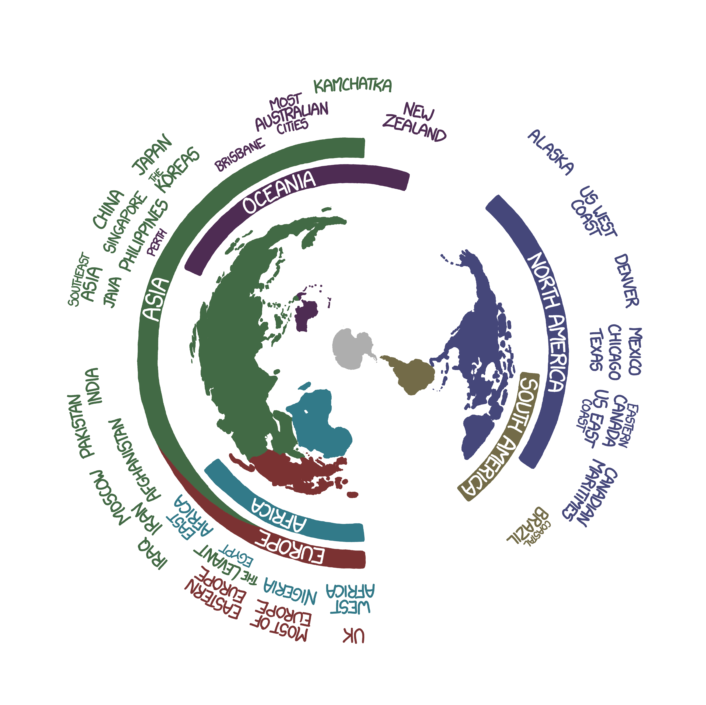
#> input picture resources/insidea.png, 706 x 705 px
$ python __main__.py
#> lines starting #> are read from the running program, lines starting #| are printed output that depends on the picture
### xkcd/settings.py
# -*- encoding: utf-8 -*-

from argparse import ArgumentParser


class Settings(object):  # pragma: no cover
    def __init__(self):
        self.arg_parser = self.setup_arg_parser()
        self.options = self.setup_arg_options()

    @staticmethod
    def setup_arg_parser():
        return ArgumentParser(
            prog='xkcd-Clock',
            add_help=True
        )

    def setup_arg_options(self):
        self.add_arguments()
        ag = ArgumentListener(self.arg_parser)
        return ag.options

    def add_arguments(self):
        self.arg_parser.add_argument("-s", "--summertime",
                                     help="Activates summertime", action="store_true")


class ArgumentListener(object):  # pragma: no cover
    def __init__(self, arg_parser):
        self.arg_parser = arg_parser
        self.options = self.arg_parser.parse_args()

### xkcd/__main__.py
from PIL import Image
from datetime import datetime

from xkcd.settings import Settings


def main():
    settings = Settings()
    summertime = settings.options.summertime

    inside_img = Image.open("../resources/insidea.png")
#> inside_img is the input picture: PIL image 706x705 RGBA; mean R, G, B, A 209.6, 212.7, 212.8, 26.9
    outside_img = Image.open("../resources/outside.png")
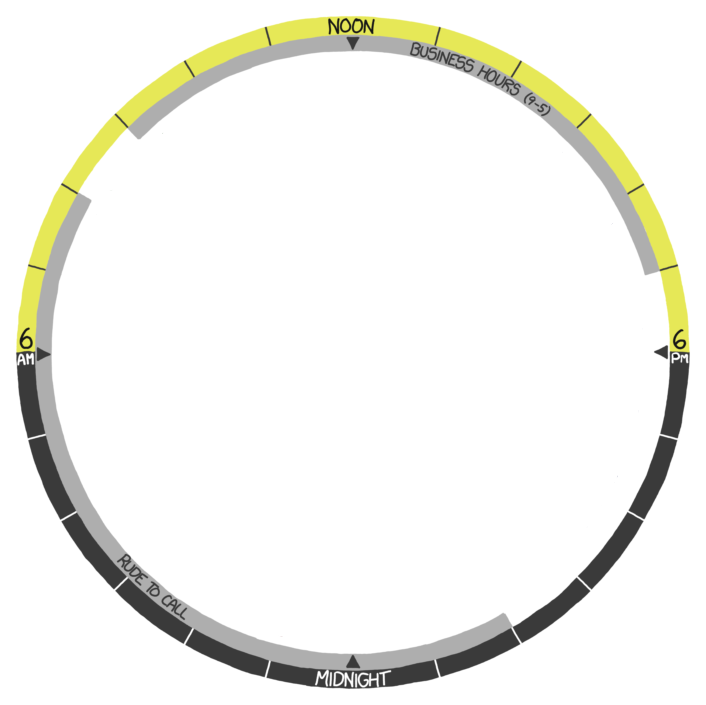
#> input picture resources/outside.png, 706 x 705 px
#> outside_img is the input picture: PIL image 706x705 RGB; mean R, G, B 242.3, 242.4, 237

    inside_img = inside_img.convert("RGBA")
    outside_img = outside_img.convert("RGBA")
#> outside_img: PIL image 706x705 RGBA

    dt = datetime.utcnow()
    print(dt.hour, dt.minute)

    magnitudes = 24 - dt.hour-1

    if summertime:
        magnitudes -= 1

    angle_h = magnitudes * 15
    angle_m = round(15 / 60 * dt.minute)

    inside_img = inside_img.rotate(angle_h + angle_m)
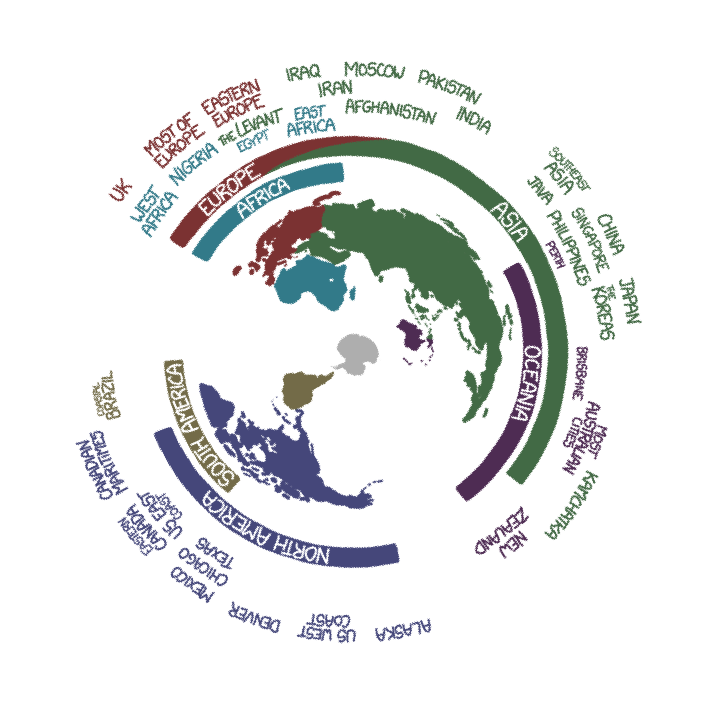
#> inside_img: PIL image 706x705 RGBA; mean R, G, B, A 167.8, 170.8, 170.9, 26.9; transparent parts drawn white

    Image.alpha_composite(outside_img, inside_img).show()
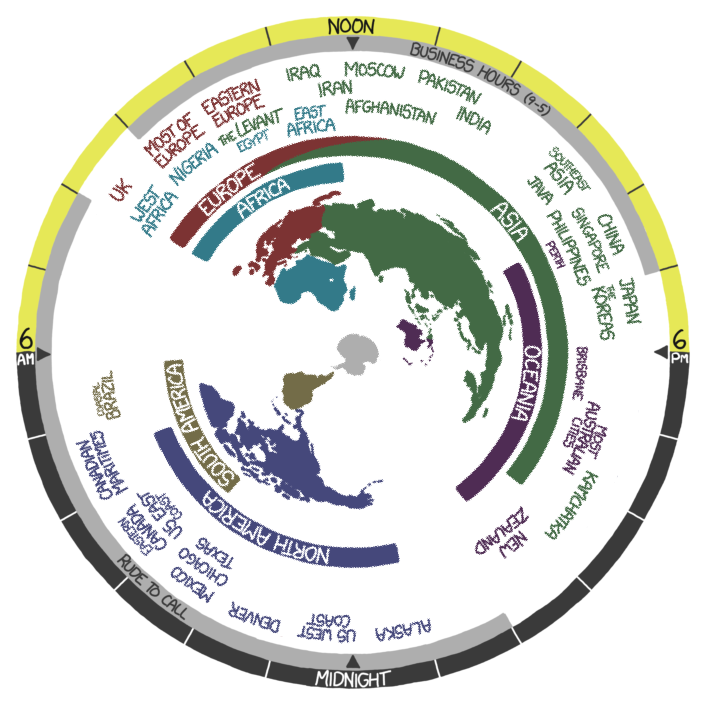
#> shown: PIL image 706x705 RGBA; mean R, G, B, A 217.2, 219.1, 213.6, 255

if __name__ == '__main__':
    main()
